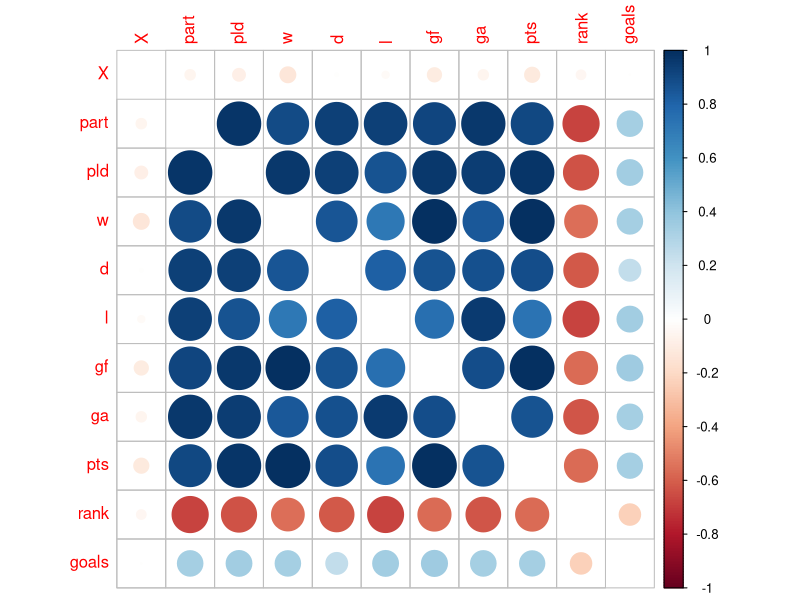
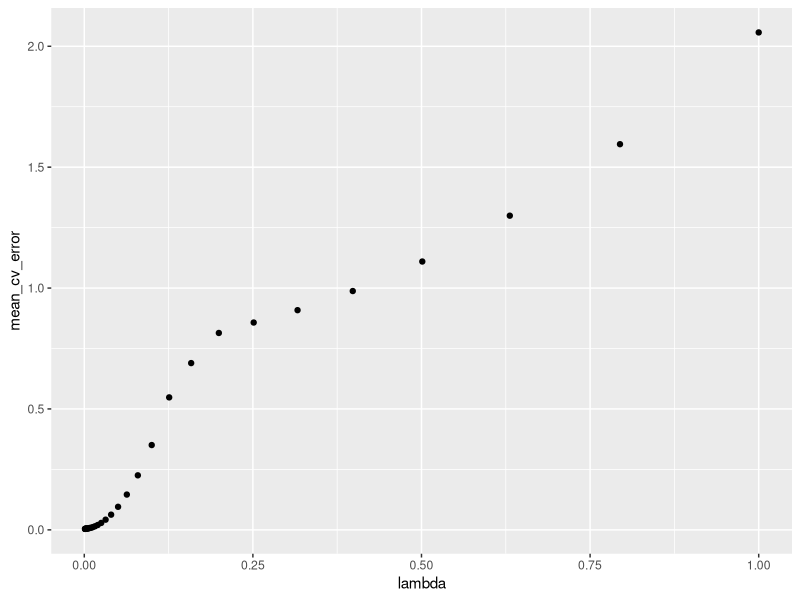
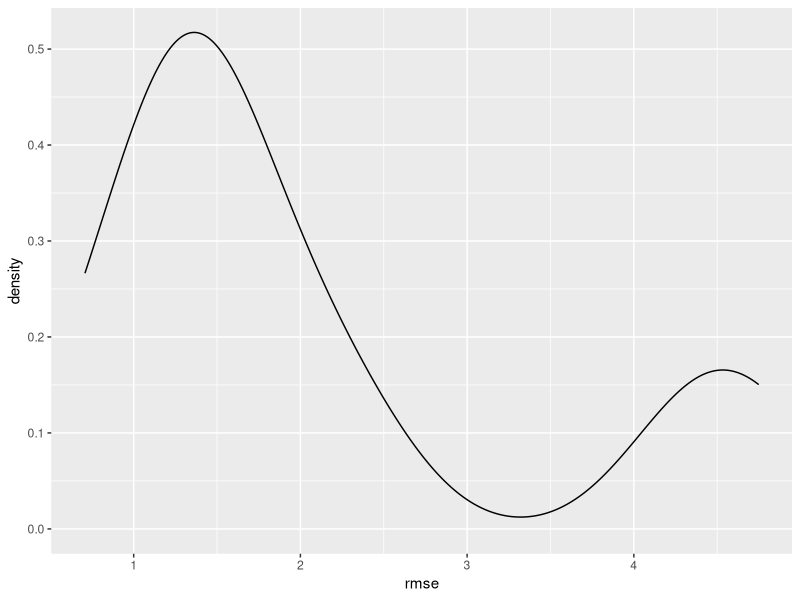
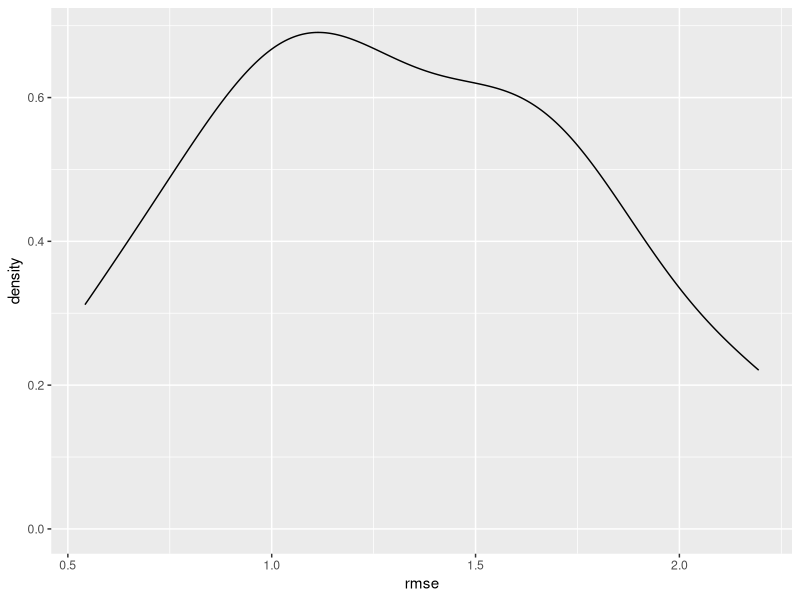
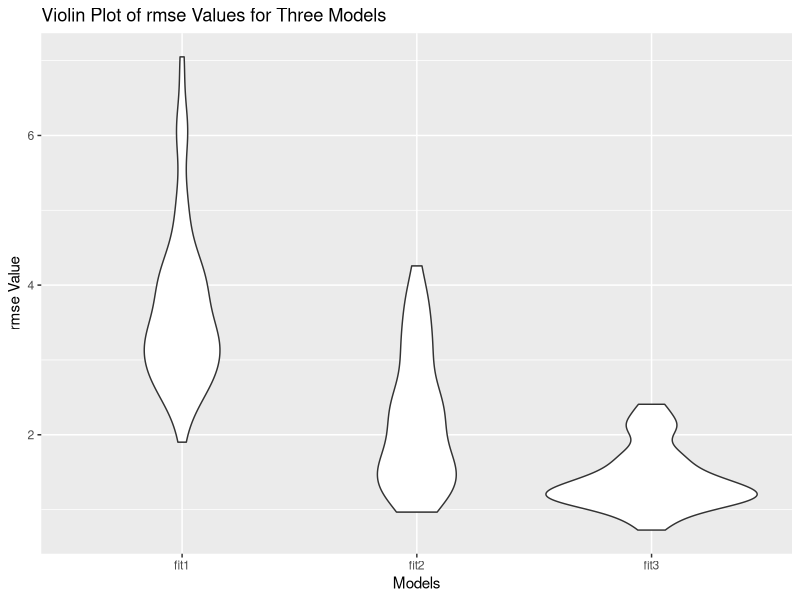

R code for these plots, in order:
## ---- chunk 1
knitr::opts_chunk$set(echo = TRUE)
## ---- chunk 2
library(tidyverse)
library(corrplot)
library(glmnet)
library(modelr)
## ---- chunk 3
data <- read.csv("./data/worldcup_final.csv") %>% 
  na.omit() %>% 
  select(-country)
#hist.data.frame(data, nclass = 8)
num = data[2:14] %>% 
  select(-gd, -player)
#summary(num)
corrplot(cor(num),  diag = FALSE)
## ---- chunk 4
model_step_wise = step(glm(w ~ ., data = data), direction = "both")
model_forward = step(glm(w ~ 1, data = data), direction = "forward", scope = formula(lm(gf ~ ., data = data)), test = "F")
model_backward = step(glm(w ~ ., data = data), direction = "backward", test = "F")
model_step_wise
model_forward
model_backward
## ---- chunk 5
predictor_state = num%>%
  select(-w)

lambda_seq <- 10^seq(-3, 0, by = .1)
set.seed(2022)
cv_object <- cv.glmnet(as.matrix(predictor_state), num$w,
lambda = lambda_seq,
nfolds = 5)
cv_object
tibble(lambda = cv_object$lambda,
mean_cv_error = cv_object$cvm) %>%
ggplot(aes(x = lambda, y = mean_cv_error)) +
geom_point()
lambda = cv_object$lambda.min

fit_bestcv <- glmnet(as.matrix(predictor_state), num$gf, lambda = cv_object$lambda.min)
coef(fit_bestcv)
lambda

## ---- chunk 6
cv_df = 
  crossv_kfold(data, k = 10) %>%
  mutate(
    train = map(train, as_tibble),
    test = map(test, as_tibble)
  ) %>%
  mutate(
    fit = map(train, ~glm(w ~ pld + d + rank+ gf, data = .x)),
    rmse = map2_dbl(fit, test, ~rmse(model = .x, data = .y))
  )

models <- map(cv_df$train, ~ glm(w ~ pld + d + rank+ gf, data = .))
summary(map2_dbl(models, cv_df$test, modelr::rmse))

cv_df %>%
  ggplot(aes(x = rmse)) +
  geom_density()


cv_df2 = 
  crossv_kfold(data, k = 10) %>%
  mutate(
    train = map(train, as_tibble),
    test = map(test, as_tibble)
  ) %>%
  mutate(
    fit = map(train, ~glm(w ~ pld + d + rank + gf + ga, data = .x)),
    rmse = map2_dbl(fit, test, ~rmse(model = .x, data = .y))
  )

models <- map(cv_df2$train, ~ glm(w ~ pld + d + rank + gf+ ga, data = .))
summary(map2_dbl(models, cv_df2$test, modelr::rmse))

cv_df2 %>%
  ggplot(aes(x = rmse)) +
  geom_density()
## ---- chunk 7
cv_df =
  crossv_mc(data, 100) %>% 
  mutate(
    train = map(train, as_tibble),
    test = map(test, as_tibble))

cv_df =
  cv_df %>% 
  mutate(
    train = map(train, as_tibble),
    test = map(test, as_tibble))

cv_df = 
  cv_df %>% 
  mutate(
    fit1  = map(train, ~lm(w ~ pld + d + rank, data = .x)),
    fit2  = map(train, ~lm(w ~ pld + d + rank + gf, data = .x)),
    fit3  = map(train, ~lm(w ~ pld + d + rank + gf + ga, data = .x))) %>% 
  mutate(
    rmse_fit1 = map2_dbl(fit1, test, ~rmse(model = .x, data = .y)),
    rmse_fit2 = map2_dbl(fit2, test, ~rmse(model = .x, data = .y)),
    rmse_fit3 = map2_dbl(fit3, test, ~rmse(model = .x, data = .y)))

cv_df %>% 
  select(starts_with("rmse")) %>% 
  pivot_longer(
    everything(),
    names_to = "model", 
    values_to = "rmse",
    names_prefix = "rmse_") %>% 
  mutate(model = fct_inorder(model)) %>% 
  ggplot(aes(x = model, y = rmse)) + geom_violin()+
  ylab("rmse Value") +
  xlab("Models") +
  labs(title = "Violin Plot of rmse Values for Three Models")
## ---- chunk 8
summary(glm(w ~ pld + d + rank + gf+ ga, data = data))
## ---- chunk 9
filter_data = data %>% 
  select( -player) %>%  
  na.omit()
m=glm(w~., data = filter_data)
m=lm(w~pld+d+rank, data = num)
summary(m)

